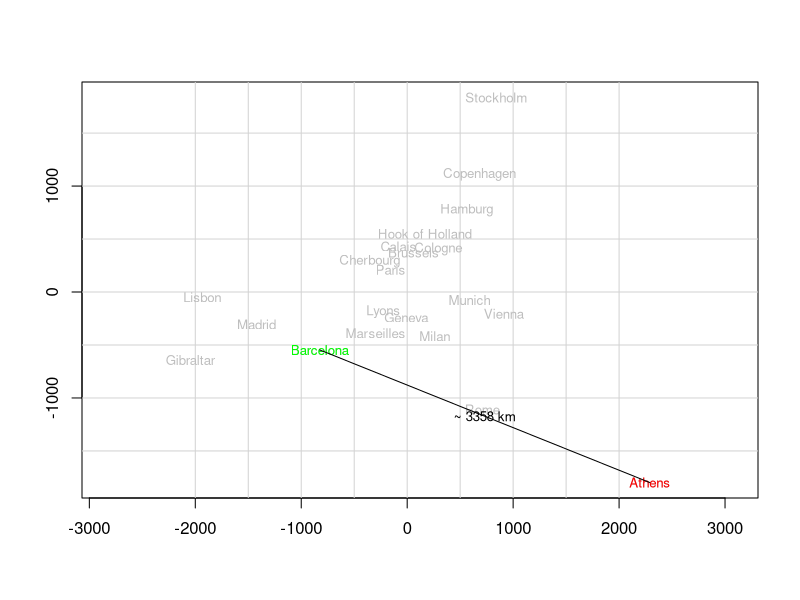

Reproduce this figure in R.
library(datasets)
library(stats)
data<-cmdscale(eurodist)
head(data)
eurodist

require(stats)
loc <- cmdscale(eurodist)
rx <- range(x <- loc[,1])
ry <- range(y <- -loc[,2])
plot(x, y, type="n", asp=1, xlab="", ylab="")
abline(h = pretty(rx, 10), v = pretty(ry, 10), col = "light gray")
text(x, y, labels(eurodist), cex=0.8, col='gray')
#points(x, y, cex=0.8)
#points(x[1],y[1], col='red', pch=16)
text(x[1],y[1],rownames(data)[1], col='red', cex=0.8)
#points(x[2],y[2], col='green', pch=16)
text(x[2],y[2],rownames(data)[2], col='green', cex=0.8)
lines(x[1:2], y[1:2])

dist12 = round(sqrt((x[2]-x[1])^2 + (y[2]-y[1])^2))
text(mean(x[1:2]),mean(y[1:2]), paste('~',as.character(dist12),'km'), cex=0.8)


library(ggfortify)
